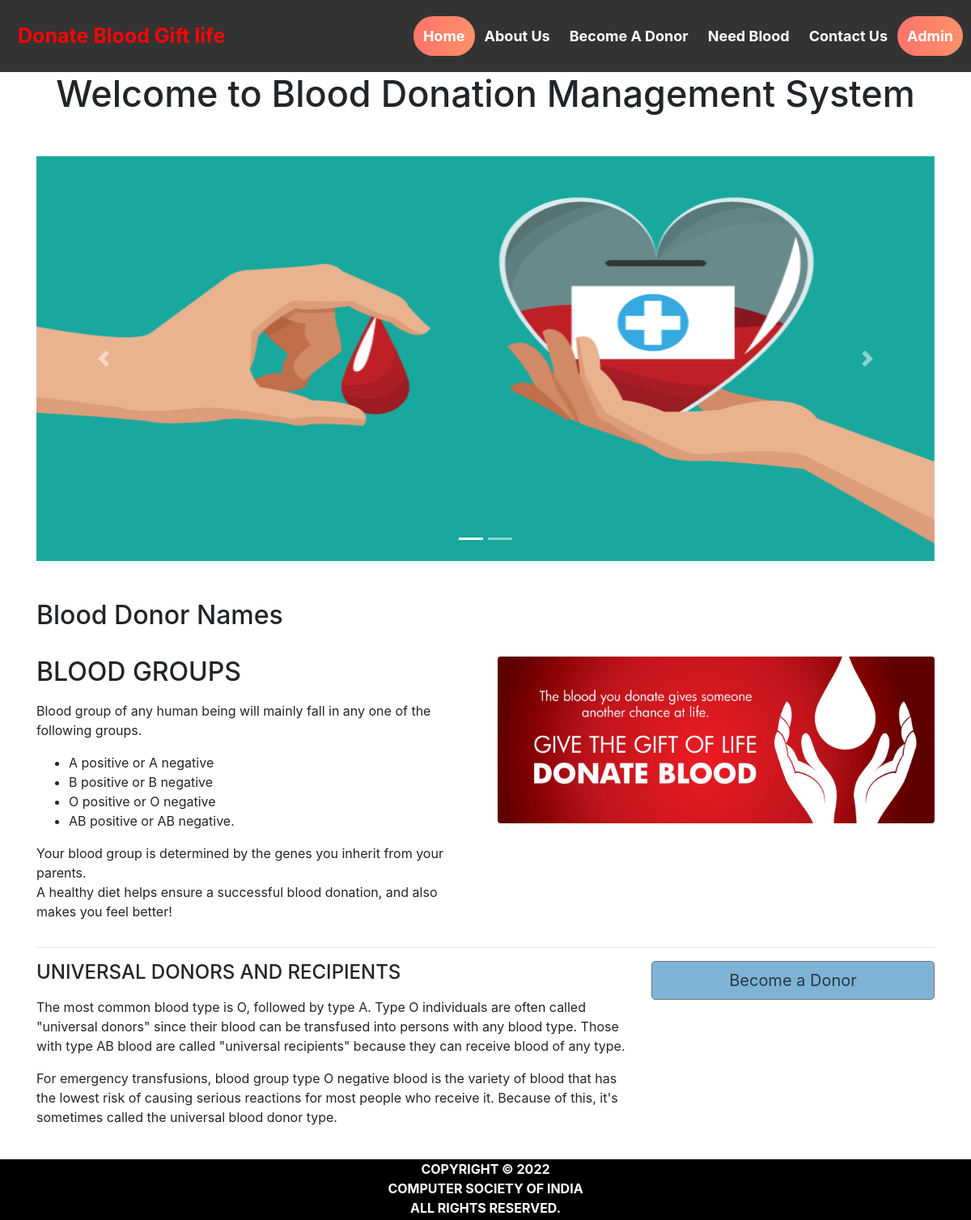
The app's page /home.php with its own data.
### tables this page shows
create table pages(
page_id int NOT NULL auto_increment UNIQUE,
page_name varchar(255) NOT NULL,
page_type varchar(255) NOT NULL,
page_data longtext NOT NULL
);

### home.php (the view, shortened to what this page needs)
<!DOCTYPE html>
<html lang="en">
<head>
  <link rel="stylesheet" href="https://maxcdn.bootstrapcdn.com/bootstrap/4.5.2/css/bootstrap.min.css">
</head>
<body>
<div class="header">
<?php
$active="home";
include('head.php'); ?>
</div>
<h1 style="text-align:center;font-size:45px;">Welcome to Blood Donation Management System</h1>
  <div id="page-container" style="margin-top:50px; position: relative;min-height: 84vh;   ">
    <div class="container">
    <div id="content-wrap"style="padding-bottom:75px;">
  <div id="demo" class="carousel slide" data-ride="carousel">
    <ul class="carousel-indicators">
      <li data-target="#demo" data-slide-to="0" class="active"></li>
      <li data-target="#demo" data-slide-to="1"></li>
    </ul>
    <div class="carousel-inner">
      <div class="carousel-item active">
        <img src="image\heart-5724137__340.jpg" alt="image\heart-5724137__340.jpg" width="100%" height="500">
      </div>
    </div>
    <a class="carousel-control-prev" href="#demo" data-slide="prev">
      <span class="carousel-control-prev-icon"></span>
    </a>
    <a class="carousel-control-next" href="#demo" data-slide="next">
      <span class="carousel-control-next-icon"></span>
    </a>
  </div>
<br>
<br>
        <h2>Blood Donor Names</h2>
<br>
        <div class="row">
            <div class="col-lg-6">
                <h2>BLOOD GROUPS</h2>
                <p>
                  <?php
                    include 'conn.php';
                    $sql=$sql= "select * from pages where page_type='bloodgroups'";
                    $result=mysqli_query($conn,$sql);
                    if(mysqli_num_rows($result)>0)   {
                        while($row = mysqli_fetch_assoc($result)) {
                          echo $row['page_data'];
                        }
                      }
                   ?></p>
            </div>
            <div class="col-lg-6">
                <img class="img-fluid rounded" src="image\blood_donationcover.jpeg" alt="" >
            </div>
        </div>
        <hr>
        <div class="row mb-4">
            <div class="col-md-8">
            <h4>UNIVERSAL DONORS AND RECIPIENTS</h4>
            <p>
              <?php
                include 'conn.php';
                $sql=$sql= "select * from pages where page_type='universal'";
                $result=mysqli_query($conn,$sql);
                if(mysqli_num_rows($result)>0)   {
                    while($row = mysqli_fetch_assoc($result)) {
                      echo $row['page_data'];
                    }
                  }
               ?></p>
              </div>
            <div class="col-md-4">
                <a class="btn btn-lg btn-secondary btn-block" href="donate_blood.php" style="align:center; background-color:#7FB3D5;color:#273746 ">Become a Donor </a>
            </div>
        </div>
    </div>
  </div>
  <?php include('footer.php');?>
</div>
</body>
</html>

### head.php (shortened to what this page needs)
<html>
<head>
</head>
<body>
  <div class="header">
    <a href="home.php" class="logo"<?php if($active=='home') echo "class='logo2'"; ?>>Donate Blood Gift life </a>
    <div class="header-right">
    <a href="home.php"  <?php if($active=='home') echo "class='act'"; ?> >Home</a>
    <a href="about_us.php"  <?php if($active=='about') echo "class='act'"; ?> >About Us</a>
      <a href="donate_blood.php"  <?php if($active=='donate') echo "class='act'"; ?>>Become A Donor</a>
      <a href="need_blood.php" <?php if($active=='need') echo "class='act'"; ?>>Need Blood</a>
      <a href="contact_us.php" <?php if($active=='contact') echo "class='act'"; ?>>Contact Us</a>
      <a href="admin/login.php"  <?php if($active=='home') echo "class='act'"; ?> >Admin</a>
    </div>
  </div>
</body>
</html>

### footer.php (shortened to what this page needs)
<html>
<head>
</head>
<body>
  <div id="footer" >
  <b><center>COPYRIGHT © 2022<br>
  COMPUTER SOCIETY OF INDIA
  <br>
  ALL RIGHTS RESERVED.
  </center>
  </div>
</body>
</html>

### head.php (style rules this page uses)
.header { overflow:hidden; background-color: #333; top: 0; width:100%; padding: 10px 5px; color:#FF0404 ; }
.header a { float: left; color: white; text-align: center; padding: 12px; text-decoration: none; font-size: 18px; line-height: 25px; border-radius: 4px; font-weight:bold; }
.header a.logo { font-size: 25px; font-weight: bold; color:#FF0404 ; }
.header-right { float: right; }
a.act { background: linear-gradient(to right, #fd746c 0%, #ff9068 100%); color: white; border-radius:30px; }

### footer.php (style rules this page uses)
#footer { position:absolute; left: 0; bottom: 0; width: 100%; height: 75px; background-color:#000000; color:white; text-align: center; }

### records on screen
pages: page_data "Blood group of any human being will mainly fall in any one of the following groups. A positive or A negative B positive or B negative O positive or O negative AB positive or AB negative. Your blood group is determined by the genes you inherit from your parents. A healthy diet helps ensure a successful blood donation, and also makes you feel better!"
pages: page_data "The most common blood type is O, followed by type A. Type O individuals are often called \"universal donors\" since their blood can be transfused into persons with any blood type. Those with type AB blood are called \"universal recipients\" because they can receive blood of any type. For emergency transfusions, blood group type O negative blood is the variety of blood that has the lowest risk of causing serious reactions for most people who receive it. Because of this, it's sometimes called the universal blood donor type."
